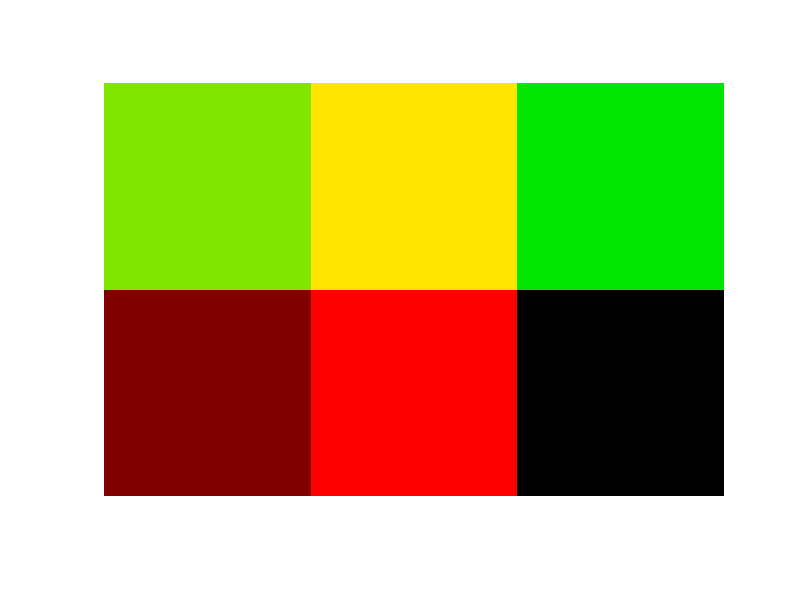

This figure's MATLAB source:

%r=[1:255;1:255;1:255;1:255;1:255;1:255;1:255;1:255;1:255;1:255;1:255;1:255;1:255;1:255;1:255;1:255;1:255;1:255;1:255;1:255;1:255;1:255;1:255;1:255;1:255;1:255;1:255;1:255;1:255;1:255;1:255;1:255;]
%imshow(r)
%colormap=[127 255 1]
%impixelinfo

 image=zeros(200,300,3); %initialize
 image(:,1:100,1)=0.5;   %Red (dark red)
 image(:,101:200,1)=1;   %Red (maximum value)
 image(1:100,:,2)=0.9;  %Green
 imshow(image)
 